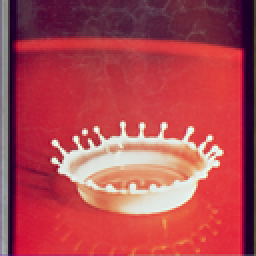
%> input picture 4.2.01.tiff, 128 x 128 px, shrunk from 512 x 512 before the run (shown 2 times larger)
$ octave Q8_4.m   (GNU Octave 9; MATLAB toolbox functions it lacks are replaced by stand-ins)
%> lines starting %> are read from the running program, lines starting %| are printed output that depends on the picture
clc;clear all;close all;

%% image read
RGB = imread('4.2.01.tiff');
%> RGB is the input picture: size 128x128x3 uint8; mean R, G, B 176.4, 70.6, 79.9
%% split RGB channels
YCbCr = rgb2ycbcr(RGB);
%> YCbCr: size 128x128x3 uint8; mean of channels 1, 2, 3 104.7, 116.4, 173.8
Y = YCbCr(:,:, 1);
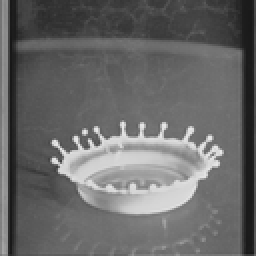
%> Y: size 128x128 uint8 (shown 2 times larger); min 23, max 231, mean 104.7
[rows, cols] = size(Y);
%> rows = 128; cols = 128
row = rows / 8;
%> row = 16
col = cols / 8;
%> col = 16

sr = 1; % size row
%% quantisation table for luminance, filter high freq
q_y = [16 11 10 16 24 40 51 61;
       12 12 14 19 26 58 60 55;
       14 13 16 24 40 57 69 56;
       14 17 22 29 51 87 80 62;
       18 22 37 56 68 109 103 77;
       24 35 55 64 81 104 113 92;
       49 64 78 87 103 121 120 101;
       72 92 95 98 112 100 103 99];

%% DCT
for i=1:row
    sc = 1; % size column
    for j=1:col
        block = Y(sr:sr+7,sc:sc+7); % 8x8 block of gray
        cent = double(block) - 128; % centered by -128
        for m=1:8 % row
            for n=1:8 % col
                if m == 1
                    u = 1/sqrt(8); %
                else
                    u = sqrt(2/8);
                end
                if n == 1
                    v = 1/sqrt(8);
                else
                    v = sqrt(2/8);
                end
                comp = 0;
                for x=1:8
                    for y=1:8
                        comp = comp + cent(x, y)*(cos((((2*(x-1))+1)*(m-1)*pi)/16))*(cos((((2*(y-1))+1)*(n-1)*pi)/16)); % equation
                    end
                end
                  F(m,n) = v*u*comp;
              end
          end
          for x=1:8
              for y=1:8
                  cq(x, y) = round(F(x, y)/q_y(x, y)); % quantisation
              end
          end
          Q(sr:sr + 7,sc:sc + 7) = cq; % 8x8 quantised block
          sc = sc + 8;
      end
      sr = sr + 8;
end
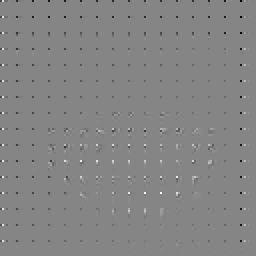
%> Q: size 128x128 double (shown 2 times larger); min -47, max 43, mean -0.2; drawn with min black and max white
%> after the loop, F = [-612.7 52.72 166.8 -14.63 67.5 -30.6 28.33 -3.21; -34.17 1.53 7.59 -4.74 0.568 -0.569 2.31 1.52; 29.79 -2.1 -5.95 1.53 0.35 1.12 0.138 -1.08; -29.75 0.257 5.26 1.95 4.86 -2.37 1.23 -1.96; 27.75 -3.13 -2.3 1.5 -1.5 1.84 -2.29 0.45; -23.15 0.205 3.52 -1.34 2.18 -1.37 0.59 -0.0659; 17.7 -1.19 -2.61 0.453 -1.77 2.74 -0.297 0.97; -10.65 1.55 1.98 -0.107 1.01 -0.486 0.459 -0.607]; cq = [-38 5 17 -1 3 -1 1 0; -3 0 1 0 0 0 0 0; 2 0 0 0 0 0 0 0; -2 0 0 0 0 0 0 0; 2 0 0 0 0 0 0 0; -1 0 0 0 0 0 0 0; 0 0 0 0 0 0 0 0; 0 0 0 0 0 0 0 0]; u = 0.5; v = 0.5

%% inverse DCT

sr = 1;
%> (the run ends here)
